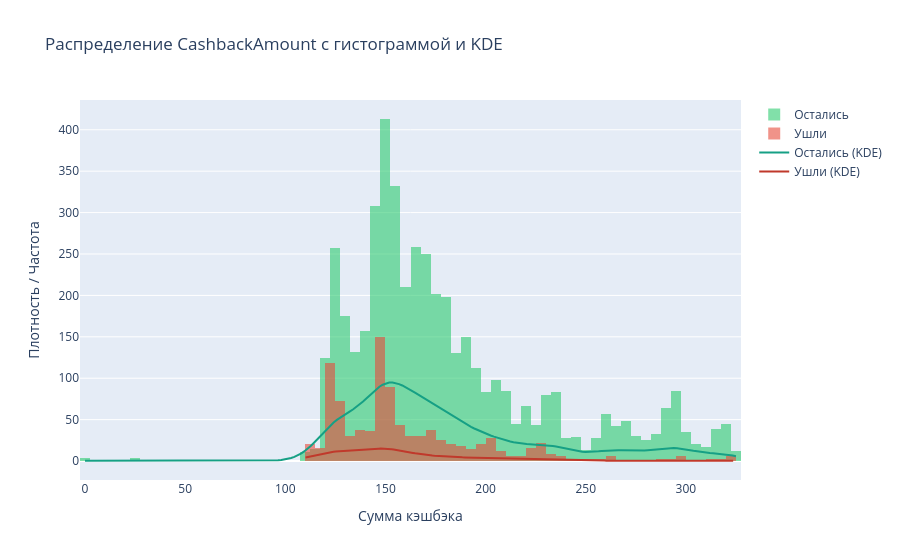

Notebook source saved alongside this figure:
### Markdown cell above
#### График через go.Figure с несколькими трассами

### Code cell
fig_ex4 = go.Figure()

# Гистограммы
for churn_val, name, color in [(0, 'Остались', '#2ECC71'), (1, 'Ушли', '#E74C3C')]:
    subset = df[df['Churn'] == churn_val]['CashbackAmount'].dropna()
    fig_ex4.add_trace(go.Histogram(x=subset, name=name, opacity=0.6, marker_color=color))

# KDE
import numpy as np
from scipy.stats import gaussian_kde

for churn_val, name, color in [(0, 'Остались', '#16A085'), (1, 'Ушли', '#C0392B')]:
    subset = df[df['Churn'] == churn_val]['CashbackAmount'].dropna()
    if len(subset) > 2:
        kde = gaussian_kde(subset)
        x = np.linspace(subset.min(), subset.max(), 200)
        y = kde(x) * len(subset) * (subset.max() - subset.min()) / 200
        fig_ex4.add_trace(go.Scatter(x=x, y=y, mode='lines', name=f'{name} (KDE)', line=dict(color=color, width=2)))

fig_ex4.update_layout(
    title='Распределение CashbackAmount с гистограммой и KDE',
    xaxis_title='Сумма кэшбэка',
    yaxis_title='Плотность / Частота',
    barmode='overlay'
)
fig_ex4.show()

### Figure 1 — Plotly figure (JSON) as saved in the notebook; plotly's stock layout.template omitted (floating-point values rounded to 4 significant figures; data arrays with more than 128 entries replaced by an {"elided": "..."} marker saying what was removed)
{"data": [{"marker": {"color": "#2ECC71"}, "name": "Остались", "opacity": 0.6, "x": {"elided": "4682 float values"}, "type": "histogram"}, {"marker": {"color": "#E74C3C"}, "name": "Ушли", "opacity": 0.6, "x": {"elided": "948 float values"}, "type": "histogram"}, {"line": {"color": "#16A085", "width": 2}, "mode": "lines", "name": "Остались (KDE)", "x": {"elided": "200 float values"}, "y": {"elided": "200 float values"}, "type": "scatter"}, {"line": {"color": "#C0392B", "width": 2}, "mode": "lines", "name": "Ушли (KDE)", "x": {"elided": "200 float values"}, "y": {"elided": "200 float values"}, "type": "scatter"}], "layout": {"title": {"text": "Распределение CashbackAmount с гистограммой и KDE"}, "xaxis": {"title": {"text": "Сумма кэшбэка"}}, "yaxis": {"title": {"text": "Плотность / Частота"}}, "barmode": "overlay"}}
